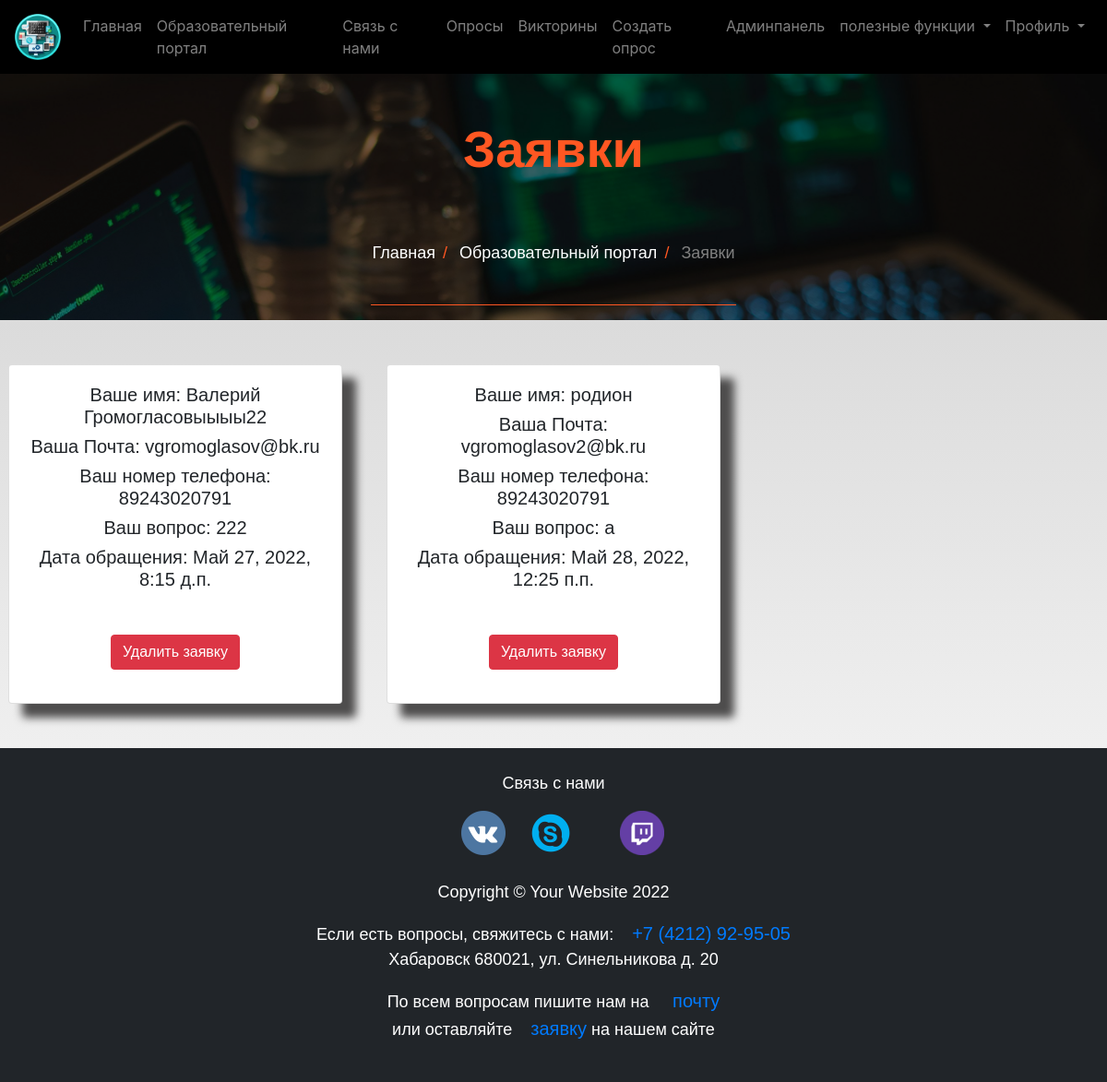
Screenshot of /contacts/ (signed in) with the database file from the repository.
### educate_portal/models.py (models this page shows, shortened)
class Contact(models.Model):
    name = models.CharField(max_length=100, verbose_name="имя")
    email = models.EmailField(max_length=250, verbose_name="майл")
    phone = models.CharField(max_length=100, verbose_name="телефон")
    subject = models.CharField(max_length=100, verbose_name="сообщение")
    date_posted = models.DateTimeField(
        default=timezone.now, verbose_name="дата обращения")
    answer_contact = models.CharField(
        max_length=100, verbose_name="ответ администратора", default='')
    contact_info = models.ForeignKey(User, on_delete=models.CASCADE,
                                     null=True)
    class Meta:
        verbose_name = "Контакты"
        verbose_name_plural = "Контакты"

### app_users/views.py (the view)
# urls.py: path('contacts/', views.contacts, name='contacts'),
@login_required
def contacts(request):
    zayzvka = Contact.objects.all().filter(contact_info=request.user)
    return render(request,
                  'dashboard/contacts.html',
                  {'zayzvka': zayzvka})

### educate_portal/templates/dashboard/contacts.html (shortened to what this page needs)
{% extends 'base.html' %}
{% load static %}
{% block image_block %}
<header class="info-header">
  <div id="page-intro" class="container-fluid d-flex align-items-center justify-content-center ">
    <div class="row d-flex justify-content-center text-center">
      <div class="col-md-12 text-white">
        <h2 class="display-4 font-weight-bold  p-5 " style="color:#ff5722;" > Заявки </h2>
        <div class="row d-flex justify-content-center text-center">
          <ul class="breadcrumb">
            <li><a href="{% url 'index' %}">Главная</a></li>
            <li><a href="{% url 'educate_portal:standard_list' %}">Образовательный портал</a></li>
            <li class="disabled-text" >Заявки</li>
          </ul>
        </div>
        <hr style="color:#ff5722;">
  </div>
</header>
{% endblock %}
{% block content %}
<div class="row my-4 text-center  ">
    {% for cont in zayzvka %}
  <div class="col-md-4 p-4">
    <div class="card ">
        <div class="card-body text-start lh-base">
            <h5>Ваше имя: {{ cont.name }}</h5>
            <h5>Ваша Почта: {{ cont.email }}</h5>
            <h5>Ваш номер телефона: {{ cont.phone }}</h5>
            <h5>Ваш вопрос: {{ cont.subject  }}</h5>
            <h5>Дата обращения: {{cont.date_posted}}</h5>
            {% if cont.answer_contact %}
            <h5 class='text-primary'> Ответ администратора: {{cont.answer_contact}}</h5>
        {% else %}
      <br>
        {% endif %}
            <div class="container py-3 text-center">
              <button type="button" class="btn btn-danger" data-bs-toggle="modal" data-bs-target="#modal">
                Удалить заявку
              </button>
            </div>
            </div>
          </div>
        </div>
  {%endfor%}
  </div>
{% endblock %}

### static/css/master_css.css (style rules this page uses)
.text-white { color: white; }
hr { border-color: inherit; }
.info-header { height: 60%; }
#page-intro { height: 100%; }
#page-intro { background: linear-gradient(rgba(0, 0, 0, 0.5), rgba(0, 0, 0, 0.5)), url("../Images/222.jpg")no-repeat center center fixed; -webkit-background-size: cover; -moz-background-size: cover; -o-background-size: cover; background-size: cover; }
ul.breadcrumb { padding: 10px 16px; list-style: none; background-color: transparent; }
ul.breadcrumb li { display: inline; font-size: 18px; }
ul.breadcrumb li+li:before { padding: 8px; color: #ff5722; content: "/\00a0"; }
ul.breadcrumb li a { color: white; text-decoration: none; }
.disabled-text { color: gray; }
html { scroll-behavior: smooth; height: 100%; width: 100%; }
.card { box-shadow: 15px 15px 10px rgb(78, 77, 77); }
a { text-decoration: none !important; color: black; }
html, body { max-width: 100%; overflow-x: hidden; height: 100%; width: 100%; }
body { background: linear-gradient(rgba(0, 0, 0, 0.2), rgba(255, 255, 255, 0.5)); overflow-x: hidden; background-repeat: no-repeat; }

### rows the page displays
Contact: name "Валерий Громогласовыыыы22", email "vgromoglasov@bk.ru", phone "89243020791", subject "222", date_posted "Май 27, 2022, 8:15 д.п."
Contact: name "родион", email "vgromoglasov2@bk.ru", phone "89243020791", subject "а", date_posted "Май 28, 2022, 12:25 п.п."
